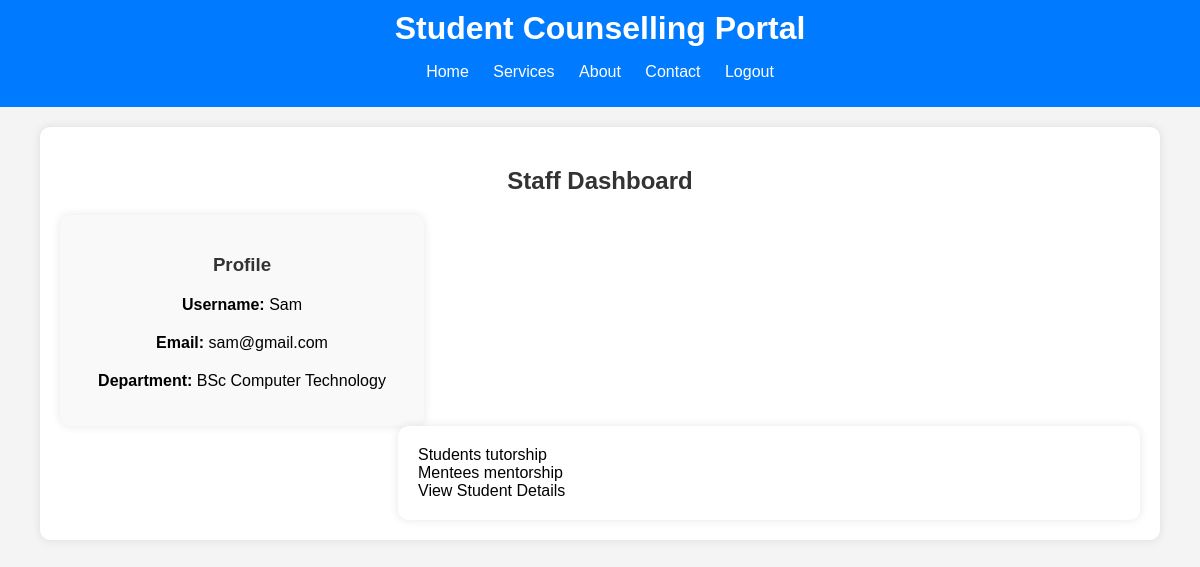
The app's page /staff_dashboard.php (signed in) with its own data.
### tables this page shows
CREATE TABLE `users` (
  `id` int(11) NOT NULL,
  `username` varchar(50) NOT NULL,
  `email` varchar(100) NOT NULL,
  `password` varchar(255) NOT NULL,
  `user_type` enum('admin','staff','student') NOT NULL,
  `rollno` varchar(50) DEFAULT NULL,
  `programme_name` text NOT NULL DEFAULT 'BSc Computer Technology'
);

### staff_dashboard.php (the view, shortened to what this page needs)
<?php
include 'db_connection.php';
$staff_id = $_SESSION['staff_id'];
$sql = "SELECT username, email,programme_name FROM users WHERE id = '$staff_id' AND user_type = 'staff'";
$result = mysqli_query($conn, $sql);
$staff = mysqli_fetch_assoc($result);
?>
<!DOCTYPE html>
<html lang="en">
<head>
    <link rel="stylesheet" href="stf.css">
</head>
<body>
<header>
        <h1>Student Counselling Portal</h1>
        <nav>
            <ul>
                <li><a href="#home">Home</a></li>
                <li><a href="#services">Services</a></li>
                <li><a href="#about">About</a></li>
                <li><a href="#contact">Contact</a></li>
                <li><a href="logout.php">Logout</a></li>
            </ul>
        </nav>
    </header>
    <div class="dashboard-container">
        <h2>Staff Dashboard</h2>
        <div class="profile-container" style="text-align: left;">
            <h3>Profile</h3>
            <p><strong>Username:</strong> <?php echo $staff['username']; ?></p>
            <p><strong>Email:</strong> <?php echo $staff['email']; ?></p>
            <p><strong>Department:</strong> <?php echo $staff['programme_name']; ?></p>
        </div>
        <div class="content-container">
            <ul class="no-list-style">
                <li><a href="students_tutorship.php" class="no-link-effect">Students tutorship</a></li>
                <li><a href="mentees_mentorship.php" class="no-link-effect">Mentees mentorship</a></li>
                <li><a href="View_Student_Details.php" class="no-link-effect">View Student Details</a></li>
            </ul>
        </div>
    </div>
</body>
</html>

### stf.css (style rules this page uses)
body { font-family: Arial, sans-serif; background-color: #f4f4f4; margin: 0; padding: 0; }
header { background: #007bff; color: #fff; padding: 10px 0; text-align: center; }
header h1 { margin: 0; }
header nav ul { list-style: none; padding: 0; }
header nav ul li { display: inline; margin: 0 10px; }
header nav ul li a { color: #fff; text-decoration: none; }
.login-container, .container, .dashboard-container { width: 90%; margin: auto; overflow: hidden; background: #fff; padding: 20px; box-shadow: 0 0 10px rgba(0, 0, 0, 0.1); margin-top: 20px; border-radius: 10px; }
h2, h3 { text-align: center; color: #333; margin-bottom: 20px; }
p { text-align: center; margin-top: 20px; }
.profile-container { width: 30%; float: left; background: #f9f9f9; padding: 20px; border-radius: 10px; box-shadow: 0 0 10px rgba(0, 0, 0, 0.1); }
.content-container { width: 65%; float: right; background: #fff; padding: 20px; border-radius: 10px; box-shadow: 0 0 10px rgba(0, 0, 0, 0.1); }

### staff_dashboard.php (style rules this page uses)
.no-list-style { list-style: none; padding: 0; margin: 0; }
.no-link-effect { text-decoration: none; color: inherit; }

### records on screen
users: username "Sam", email "sam@gmail.com", programme_name "BSc Computer Technology"
